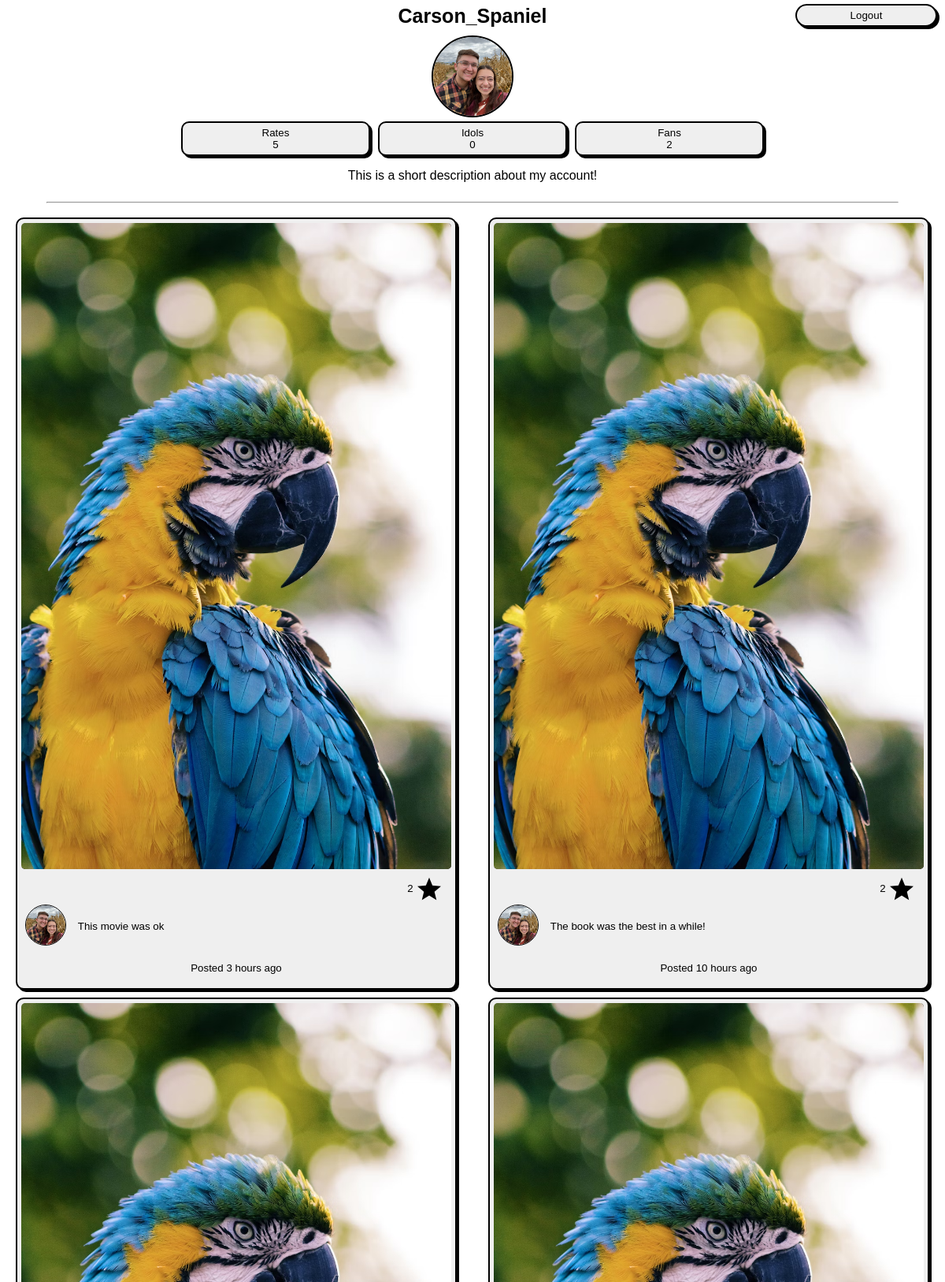
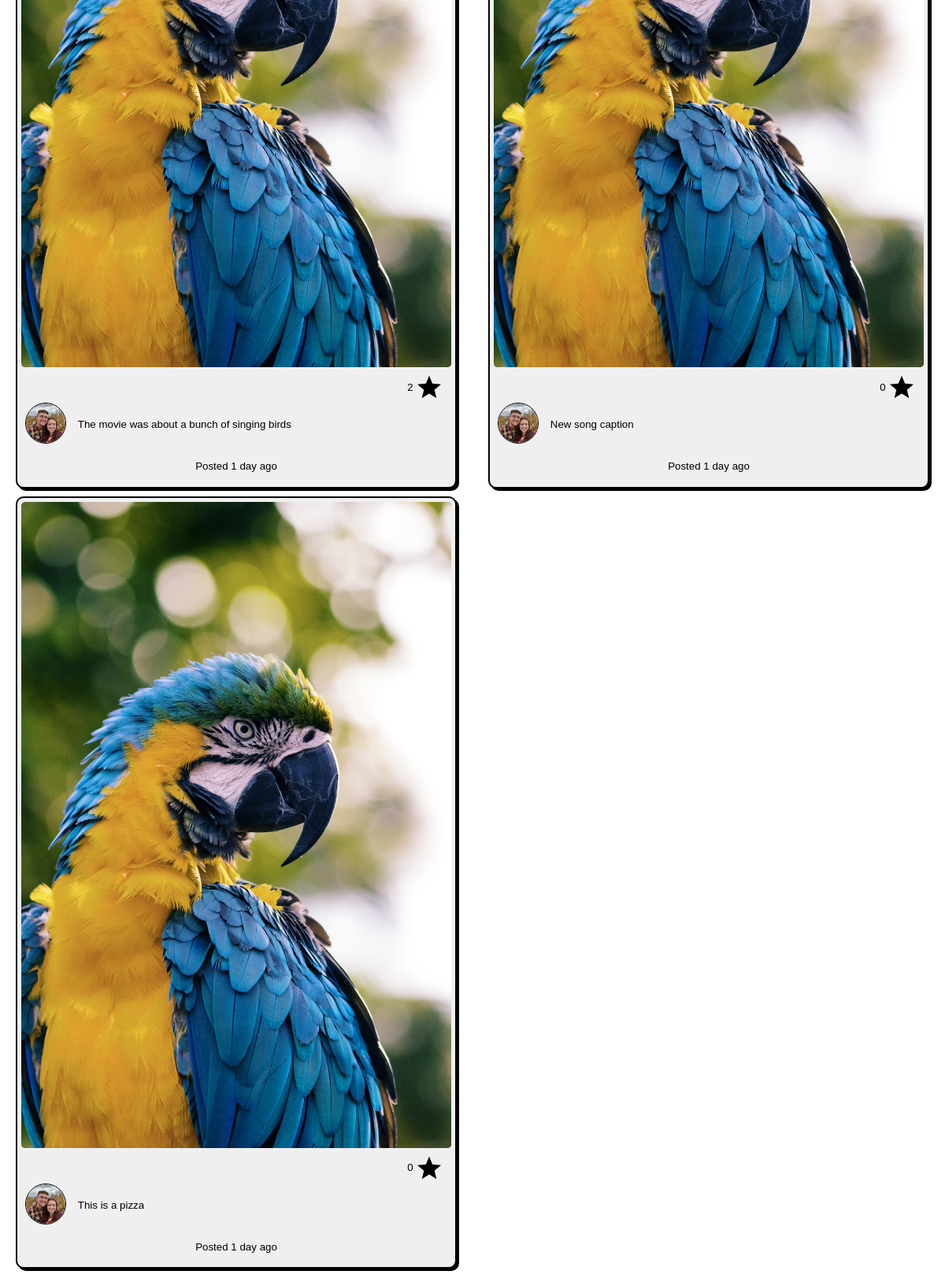
/profile/ (signed in, upper part), run on the app's committed database (2 pictures, top to bottom).
### friends_haven_app/models.py (models this page shows, shortened)
class Profile(models.Model):
    user = models.OneToOneField(User, on_delete=models.CASCADE)
    profile_picture = models.ImageField(upload_to='profilePictures/', default=None, null=True, blank=True)
    description = models.TextField(max_length=200, default=None, null=True, blank=True)
    rates = models.IntegerField(default=0, null=True, blank=True)
    idolNum = models.IntegerField(default=0, null=True, blank=True)
    fanNum = models.IntegerField(default=0, null=True, blank=True)
    idols = models.CharField(max_length=50000,default=0, null=True, blank=True)
    fans = models.CharField(max_length=50000,default=0, null=True, blank=True)
    def __str__(self):
        return f'{self.user.username}'

class Post(models.Model):
    item_name = models.CharField(max_length=100)
    image = models.ImageField(upload_to='posts/', default=None, null=True, blank=True)
    creator = models.ForeignKey(Profile, on_delete=models.CASCADE)
    rate = models.IntegerField(default=0, validators=[MinValueValidator(0), MaxValueValidator(5)])
    caption = models.CharField(max_length=100)
    description = models.TextField(max_length=200)
    timestamp = models.DateTimeField(auto_now_add=True)
    category = models.ForeignKey(Category, on_delete=models.CASCADE, default=None, null=True,)
    community_rate = models.IntegerField(default=0)
    likes = models.IntegerField(default=0, null=True, blank=True)
    likedBy = models.CharField(max_length=50000,default=0, null=True, blank=True)
    sections = models.CharField(max_length=5000, null= True, blank=True)
    answers = models.CharField(max_length=5000, null= True, blank=True)
    def getSections(self):
        return json.loads(self.sections)
    def getAnswers(self):
        return json.loads(self.answers)
    def time_ago(self):
        current_time = datetime.now(timezone.utc)
        time_difference = current_time - self.timestamp.replace(tzinfo=timezone.utc)
        weeks, days = divmod(time_difference.days, 7)
        hours, remainder = divmod(time_difference.seconds, 3600)
        minutes, seconds = divmod(remainder, 60)
        if weeks == 1:
            return f"{weeks} week ago"
        elif weeks > 1:
            return f"{weeks} weeks ago"
        elif days == 1:
            return f"{days} day ago"
        elif days > 1:
            return f"{days} days ago"
        elif hours == 1:
            return f"{hours} hour ago"
        elif hours > 1:
            return f"{hours} hours ago"
        elif minutes == 1:
            return f"{minutes} minute ago"
        elif minutes > 1:
            return f"{minutes} minutes ago"
        elif seconds == 1:
            return f"{seconds} second ago"
        else:
            return f"{seconds} seconds ago"

### friends_haven_app/views.py (the view)
# urls.py: path('profile/',views.profile, name='profile'),
@login_required(login_url='/')
def profile(request):
    profileView = True
    userProfile = Profile.objects.get(user=request.user)
    posts = Post.objects.all().filter(creator=userProfile).order_by('-timestamp')
    left = posts[0::2]
    right = posts[1::2]
    data = {
        'userProfile': userProfile,
        'left': left,
        'right': right,
        'profileView': profileView,
        'accessProfile': userProfile,
    }
    return render(request, 'profile.html', data)

### friends_haven_app/templates/profile.html (shortened to what this page needs)
{% extends "base.html" %}
{% load static %}
{% block content %}
<head>
    <link rel="stylesheet" type="text/css" href="{% static 'css/home.css' %}">
    <link rel="stylesheet" type="text/css" href="{% static 'css/profile.css' %}">
</head>
<body>
    <h1>{{ userProfile.user.username}}</h1>
    <div class="section column">
        <div class="profTop column">
            {% if userProfile.profile_picture %}
                <img class="profilePicTop profilePic" src="{{ userProfile.profile_picture.url }}" width="100%" height="100%">
            {% else %}
                <img class="profilePicTop profilePic" src="{% static 'images/default.jpg' %}" width="100%" height="100%">
            {% endif %}
            <div class="profInfo column">
                <div class="infoTop row">
                    <button class="rate column info">
                        <p class="infoName">Rates</p>
                        <p class="rateNum num">{{ userProfile.rates}}</p>
                    </button>
                    {% if anonymous %}
                        <a href="/account/{{userProfile.user.username}}/idols">
                            <button class="idol column info">
                                <p class="infoName">Idols</p>
                                <p class="idolNum num">{{ userProfile.idolNum}}</p>
                            </button>
                        </a>
                        <a href="/account/{{userProfile.user.username}}/fans">
                            <button class="fan column info">
                                <p class="infoName">Fans</p>
                                <p class="fanNum num">{{ userProfile.fanNum}}</p>
                            </button>
                        </a>
                    {% else %}
                        <a href="/profile/idols">
                            <button class="idol column info">
                                <p class="infoName">Idols</p>
                                <p class="idolNum num">{{ userProfile.idolNum}}</p>
                            </button>
                        </a>
                        <a href="/profile/fans">
                            <button class="fan column info">
                                <p class="infoName">Fans</p>
                                <p class="fanNum num">{{ userProfile.fanNum}}</p>
                            </button>
                        </a>
                    {% endif %}
                </div>
                <div class="infoBottom row">
                    {% if userProfile.description %}
                        <p>{{ userProfile.description }}</p>
                    {% else %}
                        <p>No Description</p>
                    {% endif %}
                </div>
            </div>
        </div>
        <hr>
        <div class="rates">
            {% include 'items.html' %}
        </div>
    </div>
</body>
{% endblock %}

### friends_haven_app/templates/base.html (shortened to what this page needs)
{% load static %}
<!DOCTYPE html>
<html lang="en" >
    <head>
        <link rel="stylesheet" type="text/css" href="{% static 'css/base.css' %}">
    </head>
    <body>
        <main class="main">
            <a href="/logout">
                <button class="logout">Logout</button>
            </a>
            {% block content %}{% endblock %}
        </main>
    </body>
</html>

### friends_haven_app/templates/items.html (shortened to what this page needs)
{% load static %}
<div class="cols">
    {% if left %}
        <div class="colLeft col">
            {% for post in left %}
                <button class="item" onclick="enlarge(this)">
                    <img class="itemImg" src="{% static 'images/test.jpg' %}">
                    <div class="likes">
                        <p>{{ post.likes }}</p>
                    </div>
                    <div class="capCon">
                        <a href="/account/{{post.creator}}" class="profileLink">
                            {% if post.creator.profile_picture %}
                                <img class="profilePic" src="{{ post.creator.profile_picture.url }}" width="100%" height="100%">
                            {% else %}
                                <img class="profilePic" src="{% static 'images/default.jpg' %}" width="100%" height="100%">
                            {% endif %}
                        </a>
                        <p class="caption">{{ post.caption }}</p>
                    </div>
                    <p>Posted {{ post.time_ago }}</p>
                </button>
            {% endfor %}
        </div>
        <div class="colRight col">
            {% for post in right %}
            <button class="item" onclick="enlarge(this)">
                <img class="itemImg" src="{% static 'images/test.jpg' %}">
                <div class="likes">
                    <p>{{ post.likes }}</p>
                </div>
                <div class="capCon">
                    <a href="/account/{{post.creator}}" class="profileLink">
                        {% if post.creator.profile_picture %}
                            <img class="profilePic" src="{{ post.creator.profile_picture.url }}" width="100%" height="100%">
                        {% else %}
                            <img class="profilePic" src="{% static 'images/default.jpg' %}" width="100%" height="100%">
                        {% endif %}
                    </a>
                    <p class="caption">{{ post.caption }}</p>
                </div>
                <p>Posted {{ post.time_ago }}</p>
            </button>
            {% endfor %}
        </div>
    {% endif %}
</div>

### friends_haven_app/templates/categories.html (shortened to what this page needs)
{% load static %}

### friends_haven_app/static/css/base.css (style rules this page uses)
:root { --background: white; --background-hover: rgb(244, 244, 244); --font-color: black; --font: 'Poppins', sans-serif }
* { font-family: var(--font); }
main { height: 90vh; position: absolute; top: 0; width: 100vw; overflow-y: scroll; overflow-x: hidden; }
body *, body { max-width: 1200px; }
body { margin: 0 auto; background-color: var(--background); }
.logout, .back { position: absolute; right: 10px; border: 2px black solid; box-shadow: 3px 3px 0px black; border-radius: 50px; width: 15vw; margin: 5px auto; padding: 5px; z-index: 10; top: 0px; }
button * { color: black; }

### friends_haven_app/static/css/home.css (style rules this page uses)
:root { --itemHeight: 300px; }
.section { display: flex; justify-content: center; align-items: center; flex-direction: column; margin: 35px 0; }
div.cols { display: flex; flex-direction: row; align-items: start; justify-content: start; width: 100vw; }
div.cols div.col { display: flex; flex-direction: column; align-items: center; justify-content: start; flex-grow: 1; height: 100%; min-width: 125px; max-width: 50vw; margin: 5px; }
div.section div button { width: 95%; margin: 5px; border: 2px black solid; box-shadow: 3px 3px 0px black; border-radius: 10px; }
div.cols a { position: relative; z-index: 10; }
h1 { position: absolute; top: 20px; left: 50%; transform: translate(-50%,-50%); text-align: center; font-size: 25px; width: 100vw; margin: 0; }
.item { display: flex; flex-direction: column; justify-content: start; align-items: center; padding: 5px; transition: .5s all ease-out; }
.capCon { display: flex; justify-content: start; align-items: center; width: 100%; }
.profilePic { border: 1px solid black; border-radius: 50%; margin: 5px; max-width: 50px; max-height: 50px; aspect-ratio: 1; object-fit: cover; object-position: center center; }
.itemImg { width: 100%; margin: 0 auto; box-shadow: -2px -2px 0px black inset; border-radius: 5px; }
.caption { margin: 0 5px; width: 80%; color: var(--font-color); text-align: left; padding: 5px; }
.likes { margin-top: 10px; width: 95%; display: flex; justify-content: end; align-items: center; }
.likes p { margin: 0 5px; }
.likes svg { width: 30px; height: 30px; }

### friends_haven_app/static/css/profile.css (style rules this page uses)
.row { display: flex; justify-content: center; align-items: center; }
.column { display: flex; justify-content: center; align-items: center; flex-direction: column; }
.profilePicTop { width: unset; margin: unset; max-width: 100px; max-height: 100px; border: 2px solid black; }
.profTop { padding-top: 10px; width: 100vw; }
div.section div button.info { margin: 0 5px; width: 20vw; padding: 5px; }
.info p { margin: 0; }
.profInfo { margin-top: 5px; }
.profInfo a { text-decoration: none; }
hr { width: 90vw; }

### data on the page
Profile: user.username "Carson_Spaniel", profile_picture (picture), rates "5", idolNum "0", fanNum "2", description "This is a short description about my account!"
Post: likes "2", creator.profile_picture (picture), caption "This movie was ok", time_ago "3 hours ago"
Post: likes "2", creator.profile_picture (picture), caption "The movie was about a bunch of singing birds", time_ago "1 day ago"
Post: likes "0", creator.profile_picture (picture), caption "This is a pizza", time_ago "1 day ago"
Post: likes "2", creator.profile_picture (picture), caption "The book was the best in a while!", time_ago "10 hours ago"
Post: likes "0", creator.profile_picture (picture), caption "New song caption", time_ago "1 day ago"
